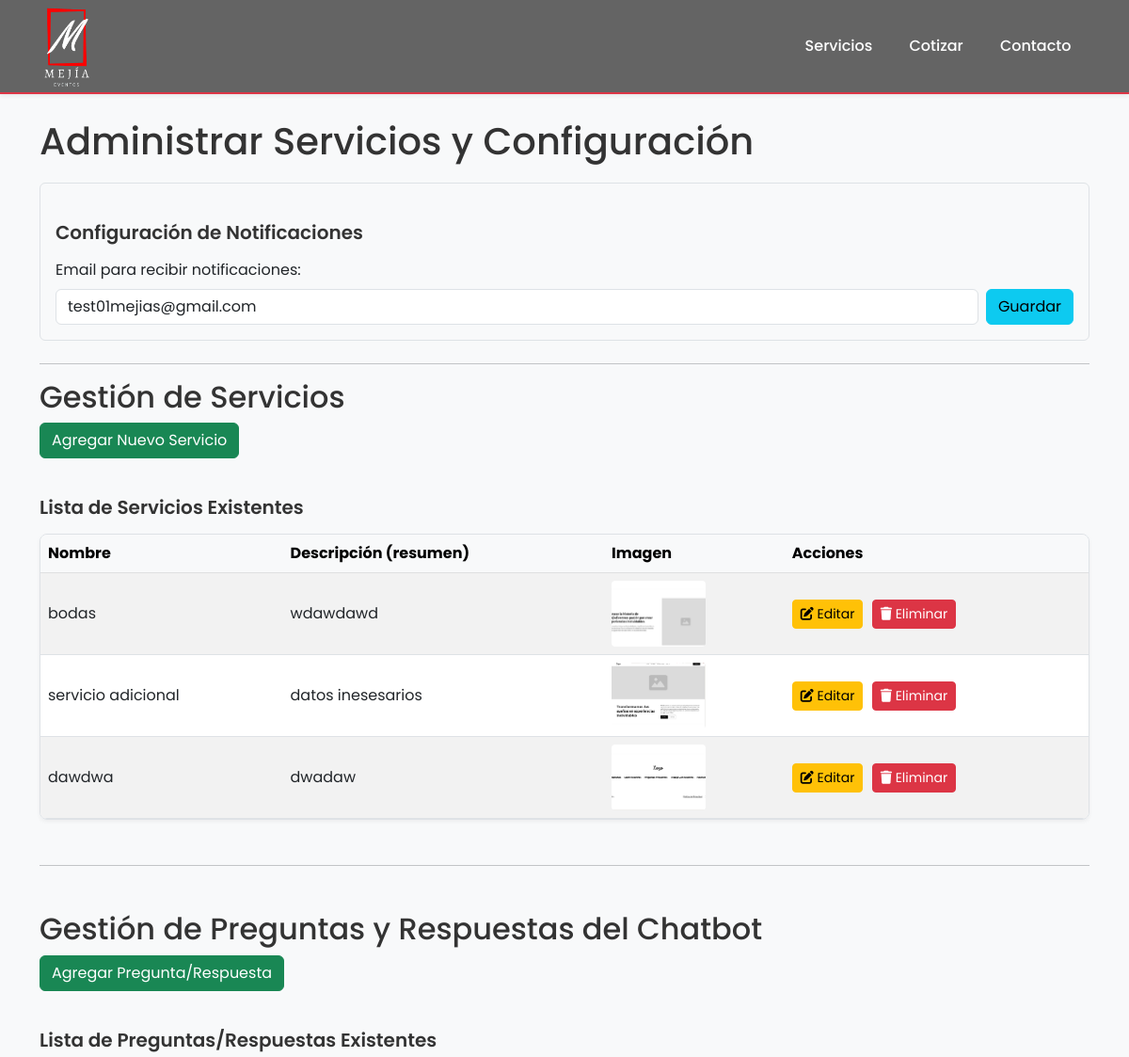
/admin-panel/servicios/ (upper part), run on an earlier commit of the app's database.
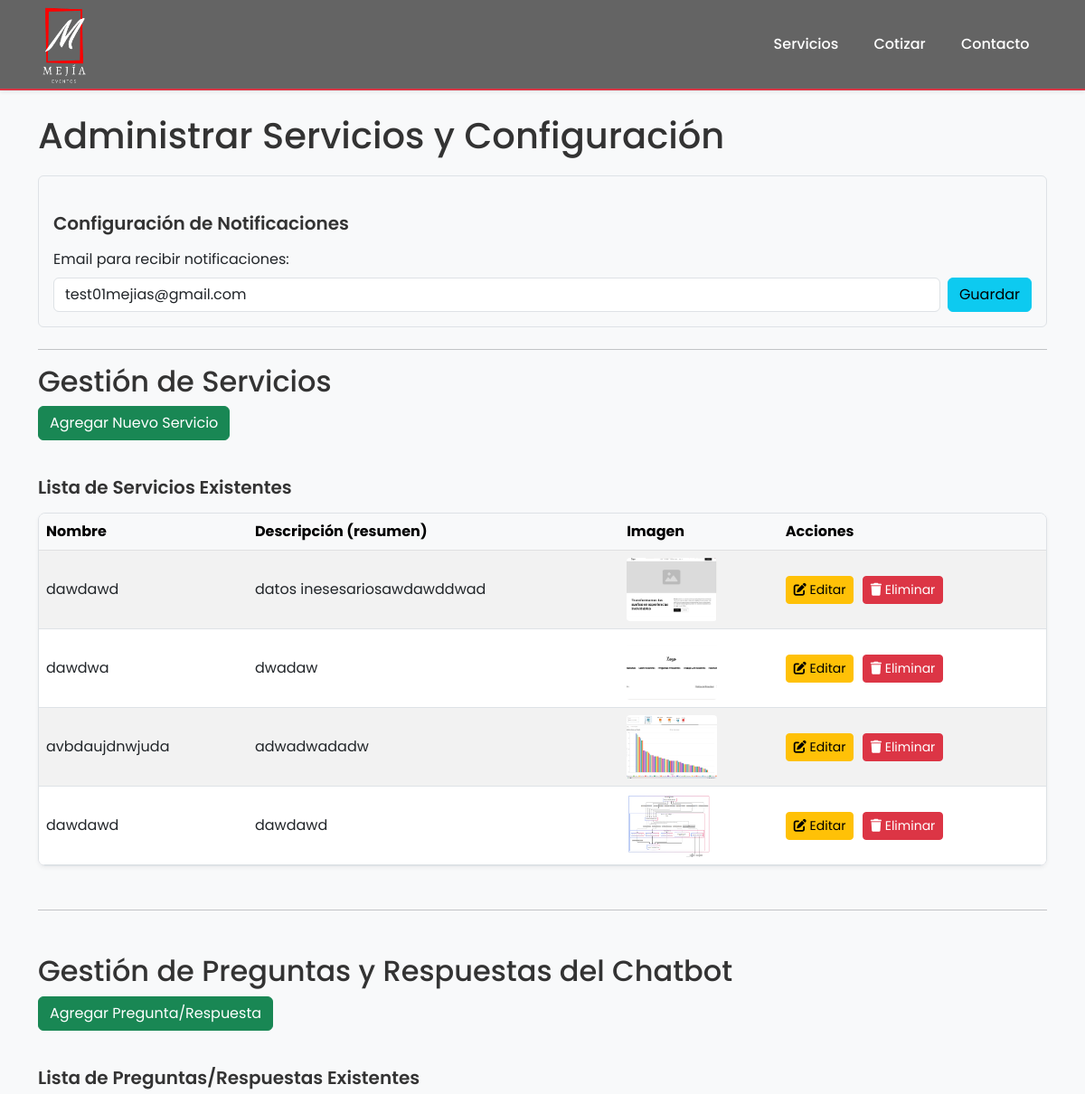
And on a later commit of the database.
### core/models.py (models this page shows, shortened)
class Servicio(models.Model):
    nombre = models.CharField(max_length=200)
    descripcion = models.TextField()
    imagen = models.ImageField(upload_to='servicios/', blank=True, null=True, help_text="Imagen opcional del servicio")

### core/views.py (the view)
# urls.py: path('admin-panel/servicios/', AdminServicioListView.as_view(), name='admin_servicio_list'), # Carga la página SPA
class AdminServicioListView(ListView):
    model = Servicio
    template_name = 'core/admin_panel/servicio_list.html'
    context_object_name = 'servicios'
    def get_context_data(self, **kwargs):
        context = super().get_context_data(**kwargs)
        context['servicio_form'] = ServicioForm()
        context['titulo_pagina_panel'] = 'Administrar Servicios y Configuración'
        configuracion, _ = ConfiguracionSitio.objects.get_or_create(id=1, defaults={'email_notificaciones_admin': settings.DEFAULT_FROM_EMAIL})
        context['configuracion_sitio'] = configuracion
        context['chatbot_qa_list'] = ChatbotQA.objects.all()
        context['chatbot_qa_form'] = ChatbotQAForm()
        return context

### core/forms.py
class ServicioForm(forms.ModelForm): # Para el panel de admin personalizado
    class Meta:
        model = Servicio
        fields = ['nombre', 'descripcion', 'imagen']
        widgets = {
            'nombre': forms.TextInput(attrs={'class': 'form-control', 'placeholder': 'Nombre del servicio'}),
            'descripcion': forms.Textarea(attrs={'class': 'form-control', 'rows': 5, 'placeholder': 'Descripción detallada del servicio'}),
            'imagen': forms.ClearableFileInput(attrs={'class': 'form-control-file'}),
        }
        labels = {
            'nombre': 'Nombre del Servicio',
            'descripcion': 'Descripción',
            'imagen': 'Imagen del Servicio',
        }

### core/context_processors.py (called while the page is built)
def chatbot_suggestions_processor(request):
    try:
        suggestions = [qa.keywords.split(',')[0].strip().capitalize() for qa in ChatbotQA.objects.all()[:5]]
    except:
        suggestions = [] # Si hay un error o la BD no está lista, devuelve una lista vacía
    return {'chatbot_sugerencias': suggestions}

### core/templates/core/admin_panel/servicio_list.html (shortened to what this page needs)
{% extends 'core/base.html' %}
{% load static %}
{% block extra_head %}
    <link rel="stylesheet" href="{% static 'css/admin_panel.css' %}">
{% endblock extra_head %}
{% block main_classes %}main-content-with-padding{% endblock main_classes %}
{% block content %}
    <div class="admin-container">
        <h1>{{ titulo_pagina_panel|default:"Panel de Administración" }}</h1>
        <div id="configuracionContainer" class="p-3 mb-4 bg-light border rounded">
            <h3 class="h5">Configuración de Notificaciones</h3>
            <form id="configForm" data-url="{% url 'core:ajax_configuracion_update_email' %}">
                <div class="form-group">
                    <label for="emailNotificacionesAdminInput" class="form-label">Email para recibir notificaciones:</label>
                    <div class="d-flex align-items-center">
                        <input type="email" id="emailNotificacionesAdminInput" name="email_notificaciones_admin"
                               value="{{ configuracion_sitio.email_notificaciones_admin|default_if_none:'' }}"
                               class="form-control me-2">
                        <button type="submit" class="btn btn-info flex-shrink-0">Guardar</button>
                    </div>
                </div>
            </form>
        </div>
        <hr>
        <h2>Gestión de Servicios</h2>
        <button id="btnMostrarFormularioCrear" class="btn btn-success mb-3">Agregar Nuevo Servicio</button>
        <h3 class="h5">Lista de Servicios Existentes</h3>
        <div class="table-responsive">
            <table id="tablaServicios" class="table table-striped table-hover align-middle">
                <thead class="table-light">
                    <tr><th>Nombre</th><th>Descripción (resumen)</th><th>Imagen</th><th>Acciones</th></tr>
                </thead>
                <tbody id="listaServiciosBody">
                    {% for servicio in servicios %}
                    <tr data-id="{{ servicio.id }}">
                        <td class="nombre">{{ servicio.nombre }}</td>
                        <td class="descripcion">{{ servicio.descripcion|truncatewords:10 }}</td>
                        <td class="imagen">
                            {% if servicio.imagen %}<img src="{{ servicio.imagen.url }}" alt="{{ servicio.nombre }}" style="width: 100px; height: 70px; object-fit: cover; border-radius: 4px;">{% else %}Sin imagen{% endif %}
                        </td>
                        <td class="actions">
                            <button class="btn btn-sm btn-warning btnEditar" data-id="{{ servicio.id }}" data-detail-url-template="{% url 'core:ajax_servicio_detail' servicio_id=0 %}"><i class="fas fa-edit"></i> Editar</button>
                            <button class="btn btn-sm btn-danger btnEliminar" data-id="{{ servicio.id }}" data-delete-url-template="{% url 'core:ajax_servicio_delete' servicio_id=0 %}"><i class="fas fa-trash"></i> Eliminar</button>
                        </td>
                    </tr>
                    {% empty %}
                        <tr><td colspan="4" class="text-center text-muted py-4">No hay servicios registrados. ¡Agrega el primero!</td></tr>
                    {% endfor %}
                </tbody>
            </table>
        </div>
        <hr class="my-5">
        <h2>Gestión de Preguntas y Respuestas del Chatbot</h2>
        <button id="btnMostrarFormularioQA" class="btn btn-success mb-3">Agregar Pregunta/Respuesta</button>
        <h3 class="h5">Lista de Preguntas/Respuestas Existentes</h3>
    </div>
{% endblock content %}

What changed in the data, as far as the page shows it:
removed Servicio: nombre "bodas", descripcion "wdawdawd", imagen (picture)
changed Servicio: nombre "servicio adicional" → "dawdawd"; descripcion "datos inesesarios" → "datos inesesariosawdawddwad"
added Servicio: nombre "avbdaujdnwjuda", descripcion "adwadwadadw", imagen (picture)
added Servicio: nombre "dawdawd", descripcion "dawdawd", imagen (picture)
